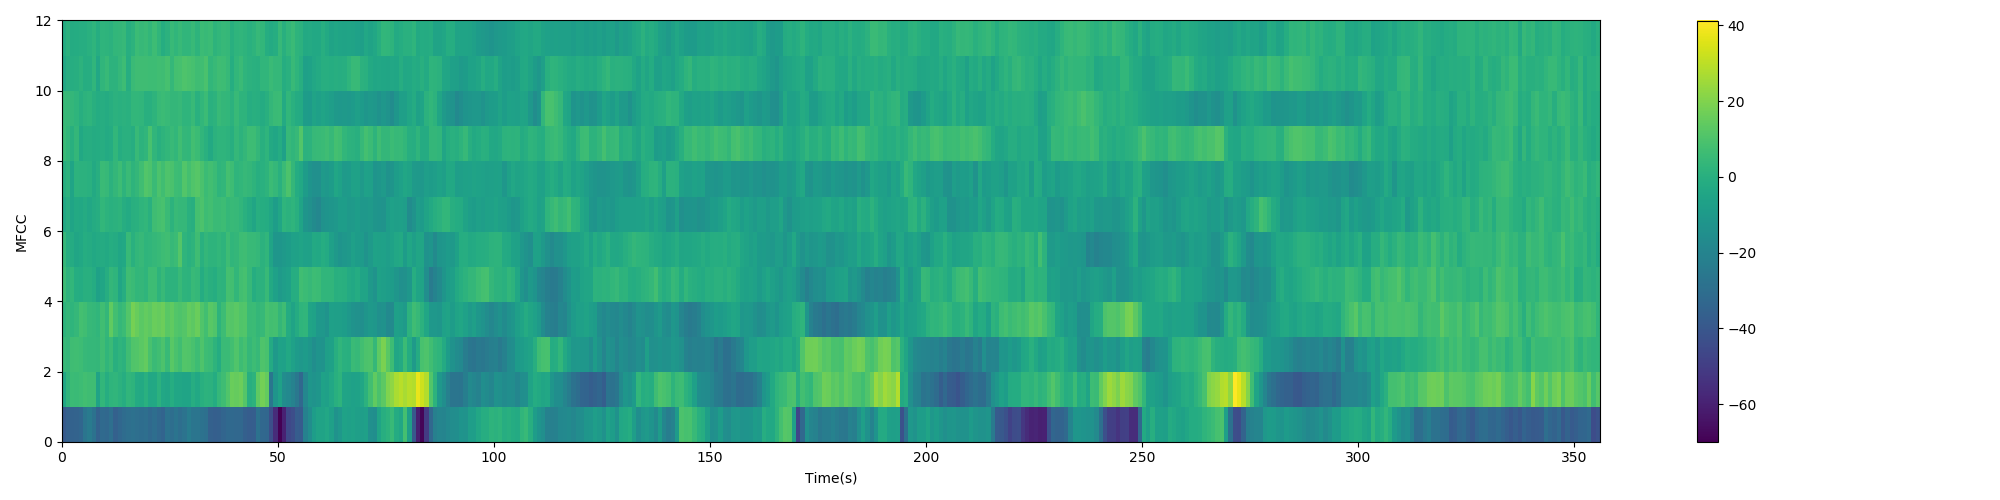

The script that saved this image:
import librosa
import numpy as np
from scipy.fftpack import dct

# If you want to see the spectrogram picture
import matplotlib
import matplotlib.pyplot as plt
#matplotlib.use('Agg')


def plot_spectrogram(spec, note, file_name):
    """Draw the spectrogram picture

         :param spec: a feature_dim by num_frames array(real)
         :param note: title of the picture
         :param file_name: name of the file
    """

    fig = plt.figure(figsize=(20, 5))
    heatmap = plt.pcolor(spec)
    fig.colorbar(mappable=heatmap)
    plt.xlabel('Time(s)')
    plt.ylabel(note)
    plt.tight_layout()
    plt.savefig(file_name)


#preemphasis config 
alpha = 0.97

# Enframe config
frame_len = 400      # 25ms, fs=16kHz
frame_shift = 160    # 10ms, fs=15kHz
fft_len = 512

# Mel filter config
num_filter = 23
num_mfcc = 12

# Read wav file
wav, fs = librosa.load('./test.wav', sr=None)

# Enframe with Hamming window function
def preemphasis(signal, coeff=alpha):
    """perform preemphasis on the input signal.

        :param signal: The signal to filter.
        :param coeff: The preemphasis coefficient. 0 is no filter, default is 0.97.
        :returns: the filtered signal.
    """
    return np.append(signal[0], signal[1:] - coeff * signal[:-1])

def enframe(signal, frame_len=frame_len, frame_shift=frame_shift, win=np.hamming(frame_len)):
    """Enframe with Hamming widow function.

        :param signal: The signal be enframed
        :param win: window function, default Hamming
        :returns: the enframed signal, num_frames by frame_len array
    """
    
    num_samples = signal.size
    num_frames = np.floor((num_samples - frame_len) / frame_shift)+1
    frames = np.zeros((int(num_frames), frame_len))
    for i in range(int(num_frames)):
        frames[i,:] = signal[i*frame_shift:i*frame_shift + frame_len] 
        frames[i,:] = frames[i,:] * win

    return frames

def get_spectrum(frames, fft_len=fft_len):
    """Get spectrum using fft
        :param frames: the enframed signal, num_frames by frame_len array
        :param fft_len: FFT length, default 512
        :returns: spectrum, a num_frames by fft_len/2+1 array (real)
    """
    cFFT = np.fft.fft(frames, n=fft_len)
    valid_len = int(fft_len / 2) + 1
    spectrum = np.abs(cFFT[:, 0:valid_len])
    return spectrum

def fbank(spectrum, num_filter = num_filter):
    """Get mel filter bank feature from spectrum
        :param spectrum: a num_frames by fft_len/2+1 array(real)
        :param num_filter: mel filters number, default 23
        :returns: fbank feature, a num_frames by num_filter array 
        DON'T FORGET LOG OPRETION AFTER MEL FILTER!
    """

    feats = np.zeros((int(fft_len/2+1), num_filter))
    """
        FINISH by YOURSELF
    """
    low_freq_mel = 0    # mel频率左边界
    high_freq_mel = 2595 * np.log10(1 + (fs / 2) / 700)   # mel频率右边界
    mel_points = np.linspace(low_freq_mel, high_freq_mel, num_filter + 2)  # 各滤波器中心mel频率，并在左右两边各补一个中心点
    hz_points = 700 * (10 ** (mel_points / 2595) - 1)     # 各滤波器中心频率
    bin = (hz_points / (fs / 2)) * (fft_len / 2)    # 各滤波器对应的fft的区域编码
    for i in range(1, num_filter+1):
        left = int(bin[i-1])
        center = int(bin[i])
        right = int(bin[i+1])
        for j in range(left,center):
            feats[j+1, i-1] = (j + 1 - bin[i-1]) / (bin[i] - bin[i-1])
        for j in range(center, right):
            feats[j+1, i-1] = (bin[i + 1] - (j + 1)) / (bin[i + 1] - bin[i])
    fbanks_feats = np.dot(spectrum, feats)    # 对频谱进行滤波
    fbanks_feats = np.where(fbanks_feats == 0, np.finfo(float).eps, fbanks_feats) # 检查零的位置并换成正无穷小
    fbanks_feats = 20 * np.log10(fbanks_feats) # 取log
    return fbanks_feats

def mfcc(fbank, num_mfcc = num_mfcc):
    """Get mfcc feature from fbank feature
        :param fbank: a num_frames by  num_filter array(real)
        :param num_mfcc: mfcc number, default 12
        :returns: mfcc feature, a num_frames by num_mfcc array 
    """

    feats = np.zeros((fbank.shape[0], num_mfcc))
    """
        FINISH by YOURSELF
    """
    feats = dct(fbank, type=2, axis=1, norm='ortho')[:, 1:(num_mfcc+1)]  # 对频谱的fbank特征进行dct变换
    return feats

def write_file(feats, file_name):
    """Write the feature to file
        :param feats: a num_frames by feature_dim array(real)
        :param file_name: name of the file
    """
    f=open(file_name,'w')
    (row,col) = feats.shape
    for i in range(row):
        f.write('[')
        for j in range(col):
            f.write(str(feats[i,j])+' ')
        f.write(']\n')
    f.close()


def main():
    wav, fs = librosa.load('./test.wav', sr=None)
    signal = preemphasis(wav)
    frames = enframe(signal)
    spectrum = get_spectrum(frames)
    fbank_feats = fbank(spectrum)
    mfcc_feats = mfcc(fbank_feats)
    plot_spectrogram(fbank_feats, 'Filter Bank','fbank.png')
    write_file(fbank_feats,'./test.fbank')
    plot_spectrogram(mfcc_feats.T, 'MFCC','mfcc.png')
    write_file(mfcc_feats,'./test.mfcc')

if __name__ == '__main__':
    main()
